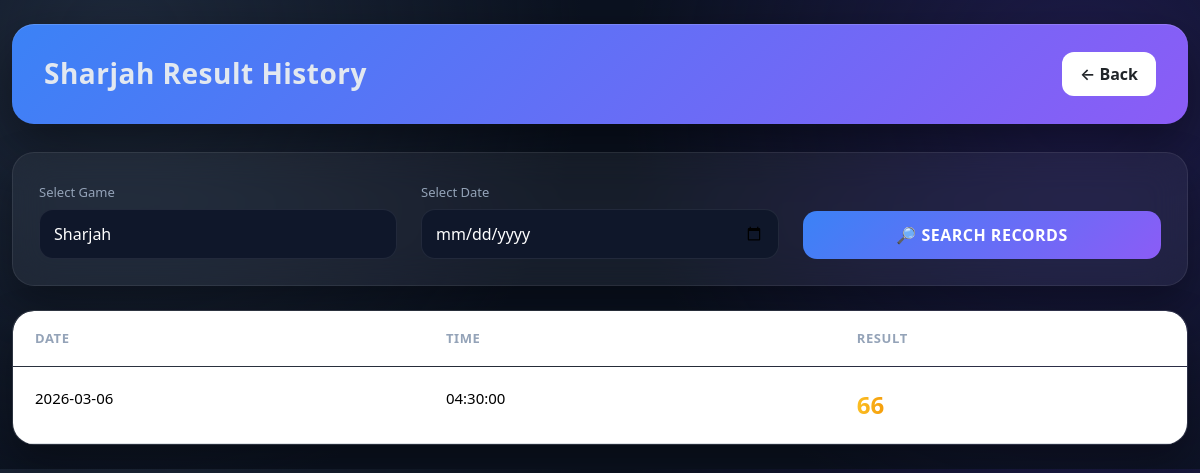
Screenshot of /game-history.php?game_id=5 with the database file from the repository.
### tables this page shows
CREATE TABLE `games` (
  `id` int(6) UNSIGNED NOT NULL,
  `name` varchar(100) NOT NULL,
  `game_type` enum('Datewise','Timewise') DEFAULT 'Datewise',
  `time_slot` varchar(100) DEFAULT NULL,
  `interval_mins` int(11) DEFAULT 30,
  `logo_path` varchar(255) DEFAULT NULL,
  `last_modified` timestamp NOT NULL DEFAULT current_timestamp() ON UPDATE current_timestamp()
);

CREATE TABLE `results` (
  `id` int(6) UNSIGNED NOT NULL,
  `game_id` int(6) UNSIGNED DEFAULT NULL,
  `lock_date` date NOT NULL,
  `lock_time` time NOT NULL,
  `lock_value` varchar(50) NOT NULL,
  `last_modified` timestamp NOT NULL DEFAULT current_timestamp() ON UPDATE current_timestamp()
);

### game-history.php (the view, shortened to what this page needs)
<?php
require_once 'db.php';
$selected_game = isset($_GET['game_id']) ? (int)$_GET['game_id'] : 0;
$selected_date = isset($_GET['date']) ? $_GET['date'] : '';
$games = $conn->query("SELECT id,name FROM games ORDER BY name ASC")->fetchAll();
$game_name = "Result History";
if($selected_game){
    $stmt = $conn->prepare("SELECT name FROM games WHERE id=?");
    $stmt->execute([$selected_game]);
    $g = $stmt->fetch();
    if($g){
        $game_name = $g['name']." Result History";
    }
}
$where = [];
$params = [];
if($selected_game){
    $where[] = "game_id=?";
    $params[] = $selected_game;
}
$where_sql = count($where) ? ("WHERE ".implode(" AND ",$where)) : "";
$stmt = $conn->prepare("
SELECT lock_date, lock_time, lock_value
FROM results
$where_sql
ORDER BY lock_date DESC, lock_time DESC
LIMIT 100
");
$stmt->execute($params);
$results = $stmt->fetchAll();
?>
<!DOCTYPE html>
<html>
<head>
<link href="https://cdn.jsdelivr.net/npm/bootstrap@5.3.3/dist/css/bootstrap.min.css" rel="stylesheet">
</head>
<body>
<div class="container py-4">
    <div class="page-header d-flex justify-content-between align-items-center flex-wrap gap-3">
        <h3 class="page-title"><?=$game_name?></h3>
        <a href="index.php" class="btn btn-back">← Back</a>
    </div>
    <div class="glass filter-card mb-4">
        <form method="get" class="row g-4 align-items-end">
            <div class="col-md-4">
                <label class="form-label">Select Game</label>
                <select name="game_id" class="form-select">
                    <?php foreach($games as $game): ?>
                        <option value="<?=$game['id']?>"
                            <?=$selected_game==$game['id']?'selected':''?>>
                            <?=$game['name']?>
                        </option>
                    <?php endforeach; ?>
                </select>
            </div>
            <div class="col-md-4">
                <label class="form-label">Select Date</label>
                <input type="date" name="date" value="<?=$selected_date?>" class="form-control">
            </div>
            <div class="col-md-4 d-grid">
                <button class="btn-search">🔎 SEARCH RECORDS</button>
            </div>
        </form>
    </div>
    <div class="glass table-wrap">
        <table class="table">
            <thead>
                <tr>
                    <th style="width:35%">Date</th>
                    <th style="width:35%">Time</th>
                    <th style="width:30%">Result</th>
                </tr>
            </thead>
            <tbody>
            <?php if(count($results)>0): ?>
                <?php foreach($results as $r): ?>
                <tr>
                    <td><?=htmlspecialchars($r['lock_date'])?></td>
                    <td><?=htmlspecialchars($r['lock_time'])?></td>
                    <td><span class="result-value"><?=htmlspecialchars($r['lock_value'])?></span></td>
                </tr>
                <?php endforeach; ?>
            <?php else: ?>
                <tr>
                    <td colspan="3" class="empty">No records found</td>
                </tr>
            <?php endif; ?>
            </tbody>
        </table>
    </div>
</div>
</body>
</html>

### game-history.php (style rules this page uses)
:root { --bg:#0b1220; --bg-soft:#0f172a; --card:rgba(255,255,255,0.05); --border:rgba(255,255,255,0.08); --accent:#3b82f6; --accent2:#8b5cf6; --success:#22c55e; --text:#e2e8f0; --muted:#94a3b8; }
* { box-sizing:border-box }
body { margin:0; background: radial-gradient(circle at 10% 10%, #1e293b 0%, transparent 40%), radial-gradient(circle at 90% 20%, #1e1b4b 0%, transparent 40%), var(--bg); color:var(--text); font-family: ui-sans-serif, system-ui, -apple-system, Segoe UI, Roboto, Arial; }
.container { max-width:1200px }
.page-header { background: linear-gradient(135deg,var(--accent),var(--accent2)); padding:28px 32px; border-radius:22px; margin-bottom:28px; box-shadow: 0 20px 50px rgba(0,0,0,0.45), inset 0 1px 0 rgba(255,255,255,0.15); }
.page-title { font-size:28px; font-weight:800; letter-spacing:.5px; margin:0; }
.btn-back { background:#fff; border:none; border-radius:12px; padding:10px 18px; font-weight:600; }
.glass { background:var(--card); backdrop-filter: blur(18px); border:1px solid var(--border); border-radius:22px; box-shadow:0 20px 40px rgba(0,0,0,0.35); }
.filter-card { padding:26px; }
.form-label { font-size:13px; color:var(--muted); margin-bottom:6px; }
.form-control,.form-select { background:var(--bg-soft); border:1px solid var(--border); color:#fff; border-radius:14px; padding:12px 14px; }
.btn-search { border:none; border-radius:14px; padding:12px; font-weight:700; background:linear-gradient(135deg,var(--accent),var(--accent2)); color:#fff; letter-spacing:.5px; }
.table-wrap { overflow:hidden; border-radius:22px; }
.table { margin:0; color:#fff; }
.table thead { background:rgba(255,255,255,0.04); backdrop-filter: blur(8px); }
.table th { border:none; padding:18px 22px; font-size:13px; letter-spacing:.6px; text-transform:uppercase; color:var(--muted); }
.table td { border-top:1px solid rgba(255,255,255,.04); padding:20px 22px; font-size:15px; }
.table tbody tr { transition:.25s; }
.result-value { font-size:24px; font-weight:900; background:linear-gradient(90deg,#fbbf24,#f59e0b); -webkit-background-clip:text; -webkit-text-fill-color:transparent; }

### rows the page displays
games: name "Sharjah Result History"
results: lock_date "2026-03-06", lock_time "04:30:00", lock_value "66"

### other values shown
form field game_id "Sharjah"
